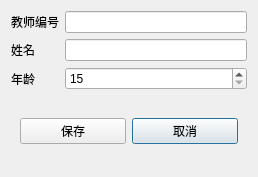
<?xml version="1.0" encoding="UTF-8"?>
<ui version="4.0">
 <class>Dlg_AddTc</class>
 <widget class="QDialog" name="Dlg_AddTc">
  <property name="geometry">
   <rect>
    <x>0</x>
    <y>0</y>
    <width>258</width>
    <height>177</height>
   </rect>
  </property>
  <property name="windowTitle">
   <string>Dialog</string>
  </property>
  <layout class="QGridLayout" name="gridLayout_2">
   <item row="0" column="0">
    <widget class="QLabel" name="label">
     <property name="text">
      <string>教师编号</string>
     </property>
    </widget>
   </item>
   <item row="0" column="1">
    <widget class="QLineEdit" name="le_tcid"/>
   </item>
   <item row="1" column="0">
    <widget class="QLabel" name="label_2">
     <property name="text">
      <string>姓名</string>
     </property>
    </widget>
   </item>
   <item row="1" column="1">
    <widget class="QLineEdit" name="le_tcname"/>
   </item>
   <item row="2" column="0">
    <widget class="QLabel" name="label_3">
     <property name="text">
      <string>年龄</string>
     </property>
    </widget>
   </item>
   <item row="2" column="1">
    <widget class="QSpinBox" name="sb_age">
     <property name="minimum">
      <number>15</number>
     </property>
     <property name="maximum">
      <number>90</number>
     </property>
    </widget>
   </item>
   <item row="3" column="0" colspan="2">
    <widget class="QWidget" name="widget" native="true">
     <layout class="QGridLayout" name="gridLayout">
      <item row="0" column="1">
       <widget class="QPushButton" name="btn_cancel">
        <property name="text">
         <string>取消</string>
        </property>
       </widget>
      </item>
      <item row="0" column="0">
       <widget class="QPushButton" name="btn_save">
        <property name="text">
         <string>保存</string>
        </property>
       </widget>
      </item>
     </layout>
    </widget>
   </item>
  </layout>
 </widget>
 <resources/>
 <connections/>
</ui>
